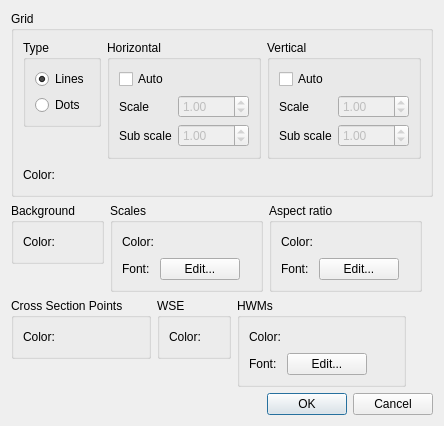
<?xml version="1.0" encoding="UTF-8"?>
<ui version="4.0">
 <class>CrossSectionWindowDisplaySettingDialog</class>
 <widget class="QDialog" name="CrossSectionWindowDisplaySettingDialog">
  <property name="geometry">
   <rect>
    <x>0</x>
    <y>0</y>
    <width>441</width>
    <height>411</height>
   </rect>
  </property>
  <property name="windowTitle">
   <string>Cross Section Window Display Setting</string>
  </property>
  <layout class="QVBoxLayout" name="verticalLayout_9">
   <item>
    <layout class="QHBoxLayout" name="horizontalLayout_6">
     <item>
      <widget class="QGroupBox" name="bgGridGroupBox">
       <property name="title">
        <string>Grid</string>
       </property>
       <layout class="QVBoxLayout" name="verticalLayout_5">
        <item>
         <layout class="QHBoxLayout" name="horizontalLayout_2">
          <item>
           <layout class="QVBoxLayout" name="verticalLayout_4">
            <item>
             <widget class="QGroupBox" name="typeGroupBox">
              <property name="title">
               <string>Type</string>
              </property>
              <layout class="QVBoxLayout" name="verticalLayout">
               <item>
                <widget class="QRadioButton" name="bgLinesRadioButton">
                 <property name="text">
                  <string>Lines</string>
                 </property>
                 <property name="checked">
                  <bool>true</bool>
                 </property>
                </widget>
               </item>
               <item>
                <widget class="QRadioButton" name="bgDotsRadioButton">
                 <property name="text">
                  <string>Dots</string>
                 </property>
                </widget>
               </item>
              </layout>
             </widget>
            </item>
            <item>
             <spacer name="verticalSpacer">
              <property name="orientation">
               <enum>Qt::Vertical</enum>
              </property>
              <property name="sizeHint" stdset="0">
               <size>
                <width>20</width>
                <height>13</height>
               </size>
              </property>
             </spacer>
            </item>
           </layout>
          </item>
          <item>
           <widget class="QGroupBox" name="horizontalGroupBox">
            <property name="title">
             <string>Horizontal</string>
            </property>
            <layout class="QVBoxLayout" name="verticalLayout_2">
             <item>
              <widget class="QCheckBox" name="horizontalAutoCheckBox">
               <property name="text">
                <string>Auto</string>
               </property>
              </widget>
             </item>
             <item>
              <layout class="QGridLayout" name="gridLayout">
               <item row="0" column="0">
                <widget class="QLabel" name="horizontalScaleLabel">
                 <property name="text">
                  <string>Scale</string>
                 </property>
                </widget>
               </item>
               <item row="0" column="1">
                <widget class="QDoubleSpinBox" name="horizontalScaleSpinBox">
                 <property name="enabled">
                  <bool>false</bool>
                 </property>
                 <property name="minimum">
                  <double>0.010000000000000</double>
                 </property>
                 <property name="maximum">
                  <double>1000.000000000000000</double>
                 </property>
                 <property name="value">
                  <double>1.000000000000000</double>
                 </property>
                </widget>
               </item>
               <item row="1" column="0">
                <widget class="QLabel" name="horizontalSubScaleLabel">
                 <property name="text">
                  <string>Sub scale</string>
                 </property>
                </widget>
               </item>
               <item row="1" column="1">
                <widget class="QDoubleSpinBox" name="horizontalSubScaleSpinBox">
                 <property name="enabled">
                  <bool>false</bool>
                 </property>
                 <property name="minimum">
                  <double>0.010000000000000</double>
                 </property>
                 <property name="maximum">
                  <double>1000.000000000000000</double>
                 </property>
                 <property name="value">
                  <double>1.000000000000000</double>
                 </property>
                </widget>
               </item>
              </layout>
             </item>
            </layout>
           </widget>
          </item>
          <item>
           <widget class="QGroupBox" name="horizontalGroupBox_2">
            <property name="title">
             <string>Vertical</string>
            </property>
            <layout class="QVBoxLayout" name="verticalLayout_3">
             <item>
              <widget class="QCheckBox" name="verticalAutoCheckBox">
               <property name="text">
                <string>Auto</string>
               </property>
              </widget>
             </item>
             <item>
              <layout class="QGridLayout" name="gridLayout_2">
               <item row="0" column="0">
                <widget class="QLabel" name="verticalScaleLabel">
                 <property name="text">
                  <string>Scale</string>
                 </property>
                </widget>
               </item>
               <item row="0" column="1">
                <widget class="QDoubleSpinBox" name="verticalScaleSpinBox">
                 <property name="enabled">
                  <bool>false</bool>
                 </property>
                 <property name="minimum">
                  <double>0.010000000000000</double>
                 </property>
                 <property name="maximum">
                  <double>1000.000000000000000</double>
                 </property>
                 <property name="value">
                  <double>1.000000000000000</double>
                 </property>
                </widget>
               </item>
               <item row="1" column="0">
                <widget class="QLabel" name="verticalSubScaleLabel">
                 <property name="text">
                  <string>Sub scale</string>
                 </property>
                </widget>
               </item>
               <item row="1" column="1">
                <widget class="QDoubleSpinBox" name="verticalSubScaleSpinBox">
                 <property name="enabled">
                  <bool>false</bool>
                 </property>
                 <property name="minimum">
                  <double>0.010000000000000</double>
                 </property>
                 <property name="maximum">
                  <double>1000.000000000000000</double>
                 </property>
                 <property name="value">
                  <double>1.000000000000000</double>
                 </property>
                </widget>
               </item>
              </layout>
             </item>
            </layout>
           </widget>
          </item>
         </layout>
        </item>
        <item>
         <layout class="QHBoxLayout" name="horizontalLayout">
          <item>
           <widget class="QLabel" name="gridColorLabel">
            <property name="text">
             <string>Color:</string>
            </property>
           </widget>
          </item>
          <item>
           <widget class="ColorEditWidget" name="gridColorWidget">
            <property name="text">
             <string/>
            </property>
           </widget>
          </item>
          <item>
           <spacer name="horizontalSpacer">
            <property name="orientation">
             <enum>Qt::Horizontal</enum>
            </property>
            <property name="sizeHint" stdset="0">
             <size>
              <width>40</width>
              <height>20</height>
             </size>
            </property>
           </spacer>
          </item>
         </layout>
        </item>
       </layout>
      </widget>
     </item>
     <item>
      <spacer name="horizontalSpacer_5">
       <property name="orientation">
        <enum>Qt::Horizontal</enum>
       </property>
       <property name="sizeHint" stdset="0">
        <size>
         <width>40</width>
         <height>20</height>
        </size>
       </property>
      </spacer>
     </item>
    </layout>
   </item>
   <item>
    <layout class="QHBoxLayout" name="horizontalLayout_5">
     <item>
      <layout class="QVBoxLayout" name="verticalLayout_8">
       <item>
        <widget class="QGroupBox" name="BackgroundGroupBox">
         <property name="title">
          <string>Background</string>
         </property>
         <layout class="QGridLayout" name="gridLayout_9">
          <item row="0" column="1">
           <layout class="QHBoxLayout" name="horizontalLayout_15">
            <item>
             <widget class="ColorEditWidget" name="BackgroundColorWidget">
              <property name="text">
               <string/>
              </property>
             </widget>
            </item>
            <item>
             <spacer name="horizontalSpacer_15">
              <property name="orientation">
               <enum>Qt::Horizontal</enum>
              </property>
              <property name="sizeHint" stdset="0">
               <size>
                <width>18</width>
                <height>20</height>
               </size>
              </property>
             </spacer>
            </item>
           </layout>
          </item>
          <item row="0" column="0">
           <widget class="QLabel" name="BackgroundColorLabel">
            <property name="text">
             <string>Color:</string>
            </property>
           </widget>
          </item>
         </layout>
        </widget>
       </item>
       <item>
        <spacer name="verticalSpacer_5">
         <property name="orientation">
          <enum>Qt::Vertical</enum>
         </property>
         <property name="sizeHint" stdset="0">
          <size>
           <width>20</width>
           <height>13</height>
          </size>
         </property>
        </spacer>
       </item>
      </layout>
     </item>
     <item>
      <widget class="QGroupBox" name="distanceMakersGroupBox">
       <property name="title">
        <string>Scales</string>
       </property>
       <layout class="QGridLayout" name="gridLayout_4">
        <item row="0" column="0">
         <widget class="QLabel" name="distanceMarkersColorLabel">
          <property name="text">
           <string>Color:</string>
          </property>
         </widget>
        </item>
        <item row="0" column="1">
         <layout class="QHBoxLayout" name="horizontalLayout_4">
          <item>
           <widget class="ColorEditWidget" name="distanceMarkersColorWidget">
            <property name="text">
             <string/>
            </property>
           </widget>
          </item>
          <item>
           <spacer name="horizontalSpacer_3">
            <property name="orientation">
             <enum>Qt::Horizontal</enum>
            </property>
            <property name="sizeHint" stdset="0">
             <size>
              <width>18</width>
              <height>20</height>
             </size>
            </property>
           </spacer>
          </item>
         </layout>
        </item>
        <item row="1" column="0">
         <widget class="QLabel" name="distanceMarkersFontLabel">
          <property name="text">
           <string>Font:</string>
          </property>
         </widget>
        </item>
        <item row="1" column="1">
         <layout class="QHBoxLayout" name="horizontalLayout_9">
          <item>
           <widget class="QPushButton" name="distanceMarkersFontButton">
            <property name="text">
             <string>Edit...</string>
            </property>
           </widget>
          </item>
          <item>
           <spacer name="horizontalSpacer_8">
            <property name="orientation">
             <enum>Qt::Horizontal</enum>
            </property>
            <property name="sizeHint" stdset="0">
             <size>
              <width>40</width>
              <height>20</height>
             </size>
            </property>
           </spacer>
          </item>
         </layout>
        </item>
       </layout>
      </widget>
     </item>
     <item>
      <widget class="QGroupBox" name="aspectRatioGroupBox">
       <property name="title">
        <string>Aspect ratio</string>
       </property>
       <layout class="QGridLayout" name="gridLayout_3">
        <item row="0" column="0">
         <widget class="QLabel" name="aspectRatioColorLabel">
          <property name="text">
           <string>Color:</string>
          </property>
         </widget>
        </item>
        <item row="0" column="1">
         <layout class="QHBoxLayout" name="horizontalLayout_3">
          <item>
           <widget class="ColorEditWidget" name="aspectRatioColorWidget">
            <property name="text">
             <string/>
            </property>
           </widget>
          </item>
          <item>
           <spacer name="horizontalSpacer_2">
            <property name="orientation">
             <enum>Qt::Horizontal</enum>
            </property>
            <property name="sizeHint" stdset="0">
             <size>
              <width>18</width>
              <height>20</height>
             </size>
            </property>
           </spacer>
          </item>
         </layout>
        </item>
        <item row="1" column="0">
         <widget class="QLabel" name="aspectRatioFontLabel">
          <property name="text">
           <string>Font:</string>
          </property>
         </widget>
        </item>
        <item row="1" column="1">
         <layout class="QHBoxLayout" name="horizontalLayout_8">
          <item>
           <widget class="QPushButton" name="aspectRatioFontButton">
            <property name="text">
             <string>Edit...</string>
            </property>
           </widget>
          </item>
          <item>
           <spacer name="horizontalSpacer_7">
            <property name="orientation">
             <enum>Qt::Horizontal</enum>
            </property>
            <property name="sizeHint" stdset="0">
             <size>
              <width>40</width>
              <height>20</height>
             </size>
            </property>
           </spacer>
          </item>
         </layout>
        </item>
       </layout>
      </widget>
     </item>
     <item>
      <spacer name="horizontalSpacer_6">
       <property name="orientation">
        <enum>Qt::Horizontal</enum>
       </property>
       <property name="sizeHint" stdset="0">
        <size>
         <width>40</width>
         <height>20</height>
        </size>
       </property>
      </spacer>
     </item>
    </layout>
   </item>
   <item>
    <layout class="QHBoxLayout" name="horizontalLayout_7">
     <item>
      <layout class="QVBoxLayout" name="verticalLayout_6">
       <item>
        <widget class="QGroupBox" name="crossSectionPointGroupBox">
         <property name="title">
          <string>Cross Section Points</string>
         </property>
         <layout class="QGridLayout" name="gridLayout_6">
          <item row="0" column="1">
           <layout class="QHBoxLayout" name="horizontalLayout_11">
            <item>
             <widget class="ColorEditWidget" name="crossSectionPointColorWidget">
              <property name="text">
               <string/>
              </property>
             </widget>
            </item>
            <item>
             <spacer name="horizontalSpacer_10">
              <property name="orientation">
               <enum>Qt::Horizontal</enum>
              </property>
              <property name="sizeHint" stdset="0">
               <size>
                <width>18</width>
                <height>20</height>
               </size>
              </property>
             </spacer>
            </item>
           </layout>
          </item>
          <item row="0" column="0">
           <widget class="QLabel" name="crossSectionPointColorLabel">
            <property name="text">
             <string>Color:</string>
            </property>
           </widget>
          </item>
         </layout>
        </widget>
       </item>
       <item>
        <spacer name="verticalSpacer_3">
         <property name="orientation">
          <enum>Qt::Vertical</enum>
         </property>
         <property name="sizeHint" stdset="0">
          <size>
           <width>20</width>
           <height>13</height>
          </size>
         </property>
        </spacer>
       </item>
      </layout>
     </item>
     <item>
      <layout class="QVBoxLayout" name="verticalLayout_7">
       <item>
        <widget class="QGroupBox" name="WSEGroupBox">
         <property name="title">
          <string>WSE</string>
         </property>
         <layout class="QGridLayout" name="gridLayout_7">
          <item row="0" column="1">
           <layout class="QHBoxLayout" name="horizontalLayout_12">
            <item>
             <widget class="ColorEditWidget" name="WSEColorWidget">
              <property name="text">
               <string/>
              </property>
             </widget>
            </item>
            <item>
             <spacer name="horizontalSpacer_11">
              <property name="orientation">
               <enum>Qt::Horizontal</enum>
              </property>
              <property name="sizeHint" stdset="0">
               <size>
                <width>18</width>
                <height>20</height>
               </size>
              </property>
             </spacer>
            </item>
           </layout>
          </item>
          <item row="0" column="0">
           <widget class="QLabel" name="WSEColorLabel">
            <property name="text">
             <string>Color:</string>
            </property>
           </widget>
          </item>
         </layout>
        </widget>
       </item>
       <item>
        <spacer name="verticalSpacer_4">
         <property name="orientation">
          <enum>Qt::Vertical</enum>
         </property>
         <property name="sizeHint" stdset="0">
          <size>
           <width>20</width>
           <height>13</height>
          </size>
         </property>
        </spacer>
       </item>
      </layout>
     </item>
     <item>
      <widget class="QGroupBox" name="HWMsGroupBox">
       <property name="title">
        <string>HWMs</string>
       </property>
       <layout class="QGridLayout" name="gridLayout_8">
        <item row="0" column="0">
         <widget class="QLabel" name="HWMsColorLabel">
          <property name="text">
           <string>Color:</string>
          </property>
         </widget>
        </item>
        <item row="0" column="1">
         <layout class="QHBoxLayout" name="horizontalLayout_13">
          <item>
           <widget class="ColorEditWidget" name="HWMsColorWidget">
            <property name="text">
             <string/>
            </property>
           </widget>
          </item>
          <item>
           <spacer name="horizontalSpacer_12">
            <property name="orientation">
             <enum>Qt::Horizontal</enum>
            </property>
            <property name="sizeHint" stdset="0">
             <size>
              <width>18</width>
              <height>20</height>
             </size>
            </property>
           </spacer>
          </item>
         </layout>
        </item>
        <item row="1" column="0">
         <widget class="QLabel" name="HWMsFontLabel">
          <property name="text">
           <string>Font:</string>
          </property>
         </widget>
        </item>
        <item row="1" column="1">
         <layout class="QHBoxLayout" name="horizontalLayout_14">
          <item>
           <widget class="QPushButton" name="HWMsFontButton">
            <property name="text">
             <string>Edit...</string>
            </property>
           </widget>
          </item>
          <item>
           <spacer name="horizontalSpacer_13">
            <property name="orientation">
             <enum>Qt::Horizontal</enum>
            </property>
            <property name="sizeHint" stdset="0">
             <size>
              <width>40</width>
              <height>20</height>
             </size>
            </property>
           </spacer>
          </item>
         </layout>
        </item>
       </layout>
      </widget>
     </item>
     <item>
      <spacer name="horizontalSpacer_14">
       <property name="orientation">
        <enum>Qt::Horizontal</enum>
       </property>
       <property name="sizeHint" stdset="0">
        <size>
         <width>40</width>
         <height>20</height>
        </size>
       </property>
      </spacer>
     </item>
    </layout>
   </item>
   <item>
    <spacer name="verticalSpacer_2">
     <property name="orientation">
      <enum>Qt::Vertical</enum>
     </property>
     <property name="sizeHint" stdset="0">
      <size>
       <width>20</width>
       <height>5</height>
      </size>
     </property>
    </spacer>
   </item>
   <item>
    <widget class="QDialogButtonBox" name="buttonBox">
     <property name="orientation">
      <enum>Qt::Horizontal</enum>
     </property>
     <property name="standardButtons">
      <set>QDialogButtonBox::Cancel|QDialogButtonBox::Ok</set>
     </property>
    </widget>
   </item>
  </layout>
 </widget>
 <customwidgets>
  <customwidget>
   <class>ColorEditWidget</class>
   <extends>QLabel</extends>
   <header>guibase/widget/coloreditwidget.h</header>
  </customwidget>
 </customwidgets>
 <resources/>
 <connections>
  <connection>
   <sender>buttonBox</sender>
   <signal>accepted()</signal>
   <receiver>CrossSectionWindowDisplaySettingDialog</receiver>
   <slot>accept()</slot>
   <hints>
    <hint type="sourcelabel">
     <x>257</x>
     <y>399</y>
    </hint>
    <hint type="destinationlabel">
     <x>157</x>
     <y>274</y>
    </hint>
   </hints>
  </connection>
  <connection>
   <sender>buttonBox</sender>
   <signal>rejected()</signal>
   <receiver>CrossSectionWindowDisplaySettingDialog</receiver>
   <slot>reject()</slot>
   <hints>
    <hint type="sourcelabel">
     <x>325</x>
     <y>399</y>
    </hint>
    <hint type="destinationlabel">
     <x>286</x>
     <y>274</y>
    </hint>
   </hints>
  </connection>
  <connection>
   <sender>horizontalAutoCheckBox</sender>
   <signal>toggled(bool)</signal>
   <receiver>horizontalScaleSpinBox</receiver>
   <slot>setEnabled(bool)</slot>
   <hints>
    <hint type="sourcelabel">
     <x>138</x>
     <y>65</y>
    </hint>
    <hint type="destinationlabel">
     <x>168</x>
     <y>87</y>
    </hint>
   </hints>
  </connection>
  <connection>
   <sender>horizontalAutoCheckBox</sender>
   <signal>toggled(bool)</signal>
   <receiver>horizontalSubScaleSpinBox</receiver>
   <slot>setEnabled(bool)</slot>
   <hints>
    <hint type="sourcelabel">
     <x>126</x>
     <y>63</y>
    </hint>
    <hint type="destinationlabel">
     <x>168</x>
     <y>115</y>
    </hint>
   </hints>
  </connection>
  <connection>
   <sender>verticalAutoCheckBox</sender>
   <signal>toggled(bool)</signal>
   <receiver>verticalScaleSpinBox</receiver>
   <slot>setEnabled(bool)</slot>
   <hints>
    <hint type="sourcelabel">
     <x>267</x>
     <y>59</y>
    </hint>
    <hint type="destinationlabel">
     <x>324</x>
     <y>88</y>
    </hint>
   </hints>
  </connection>
  <connection>
   <sender>verticalAutoCheckBox</sender>
   <signal>toggled(bool)</signal>
   <receiver>verticalSubScaleSpinBox</receiver>
   <slot>setEnabled(bool)</slot>
   <hints>
    <hint type="sourcelabel">
     <x>281</x>
     <y>63</y>
    </hint>
    <hint type="destinationlabel">
     <x>319</x>
     <y>109</y>
    </hint>
   </hints>
  </connection>
 </connections>
</ui>
